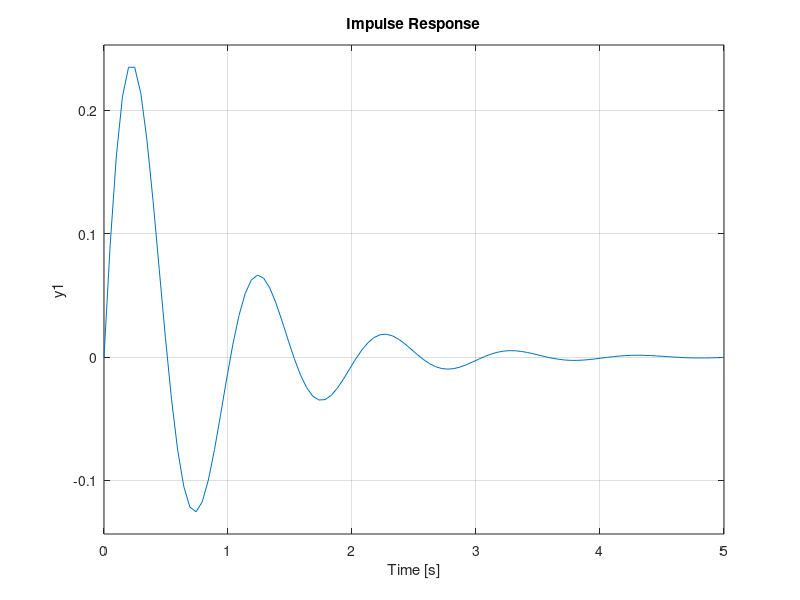
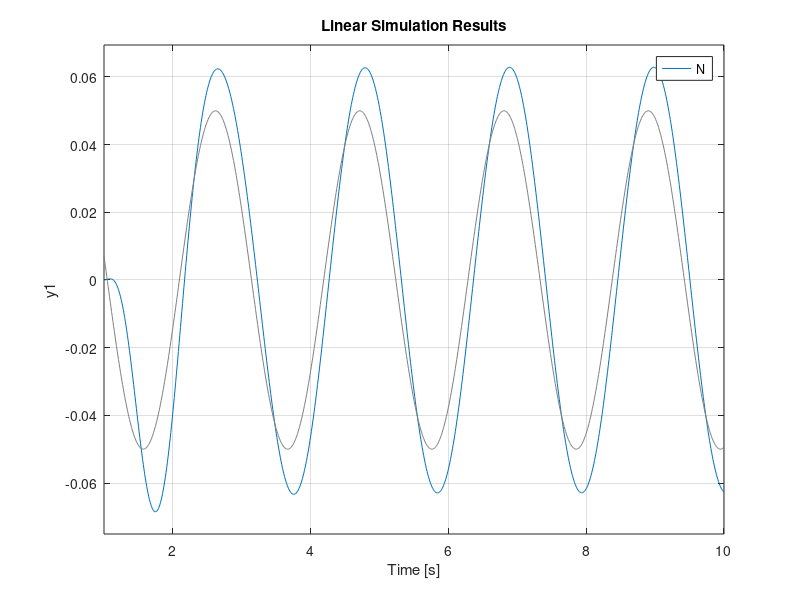

Write the MATLAB code that produced these figures, in order.
clc;
clear all;
% close all;

%%task 2
t = 1:0.01:10;
excitation_sin = 0.05*sin(3*t);
coeff = 0;
m_p = 0.16; %kg
c_p = 0.4; %Ns/m
k_p = 6.32; %N/m
w_n = sqrt(k_p/m_p);
zeta= c_p/(2*sqrt(k_p*m_p));
T=2*zeta*w_n*m_p;
% for T = 2:0.01:3;
% T= 2.01; %optimised T

coeff=coeff +1;    

% G = tf([0,0,k_p],[m_p,d_d,k_p+d_p]);
N = tf([0,0,k_p],[m_p,T,k_p]);
% bode(N);
% hold on;
figure(1)
impulse(N*0.05) % impulse excitation
hold on;
figure(2)
lsim(N,excitation_sin,t) % sine excitation
hold on;

% impulse(H*0.05,1) % impulse excitation
 zeta_calc(coeff) = T/(2*w_n*m_p);
 w_calc(coeff) = T/(2*zeta_calc(coeff)*m_p);
utsav(1,coeff)=T;
%  end
% end
